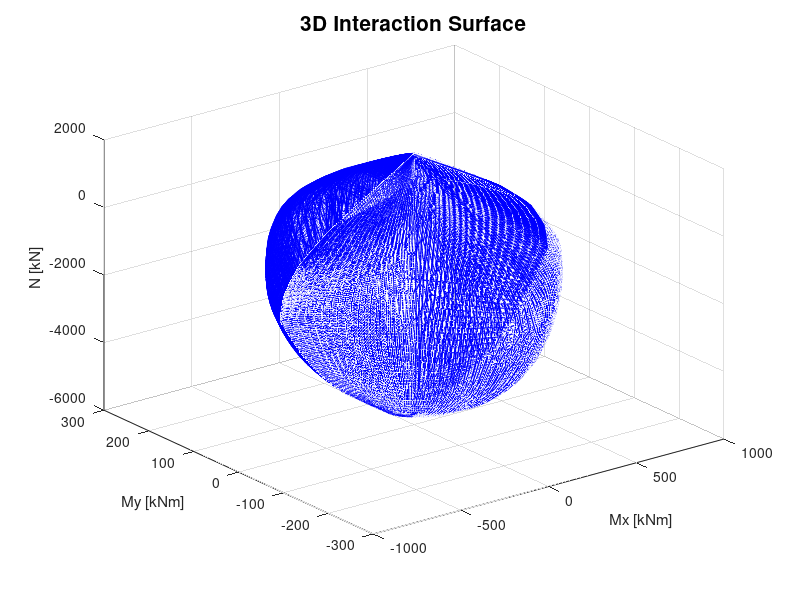

This chart was generated by the following MATLAB code:
Mx = importdata('Mx.txt')
My = importdata('My.txt')
N = importdata('N.txt')
plot3(Mx,My,N,'b-','linewidth',1)
title('3D Interaction Surface','FontSize',15)
xlabel('Mx [kNm]')
ylabel('My [kNm]')
zlabel('N [kN]')
% axis('equal')
grid on